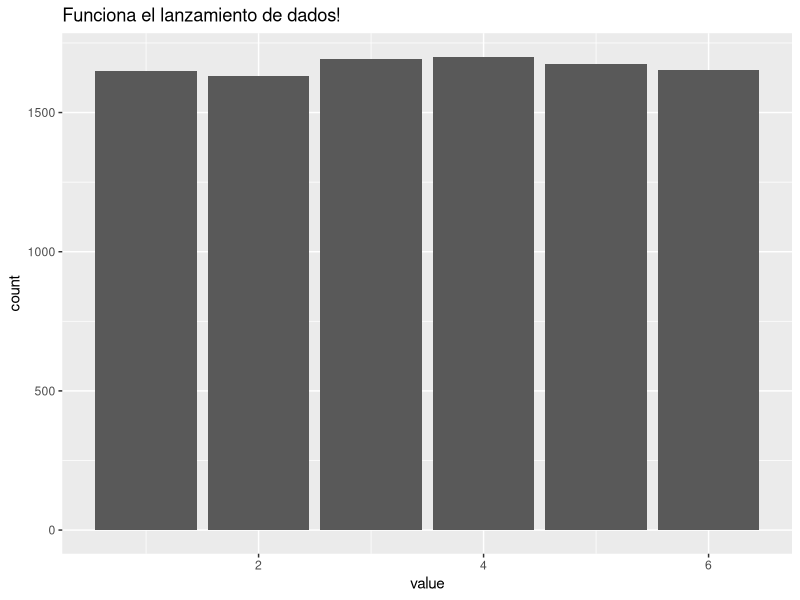
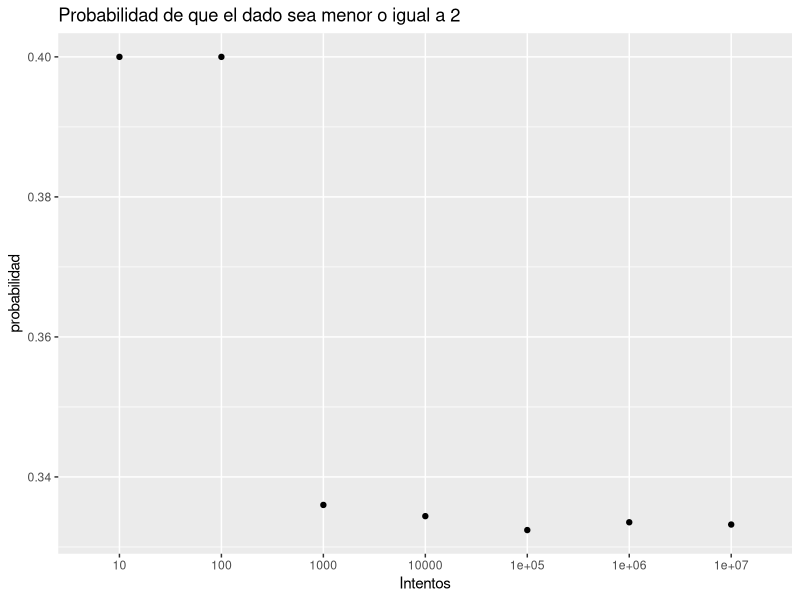
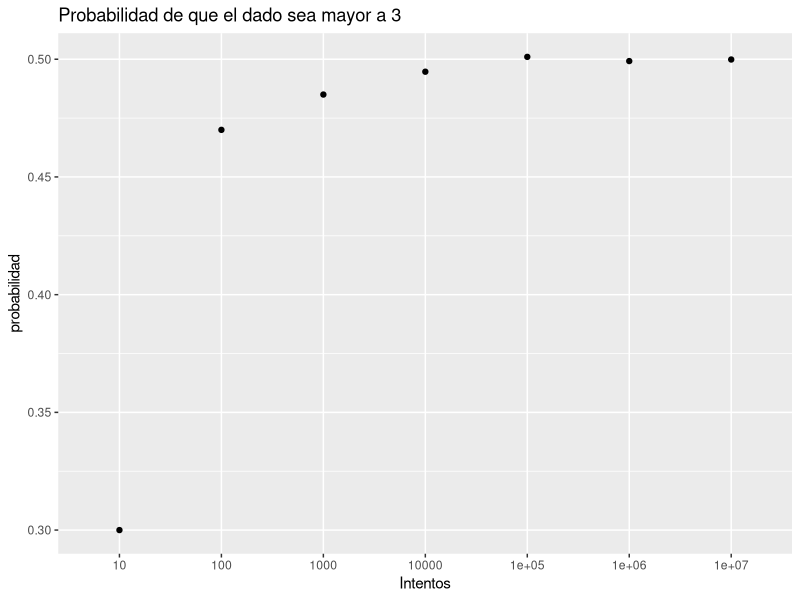
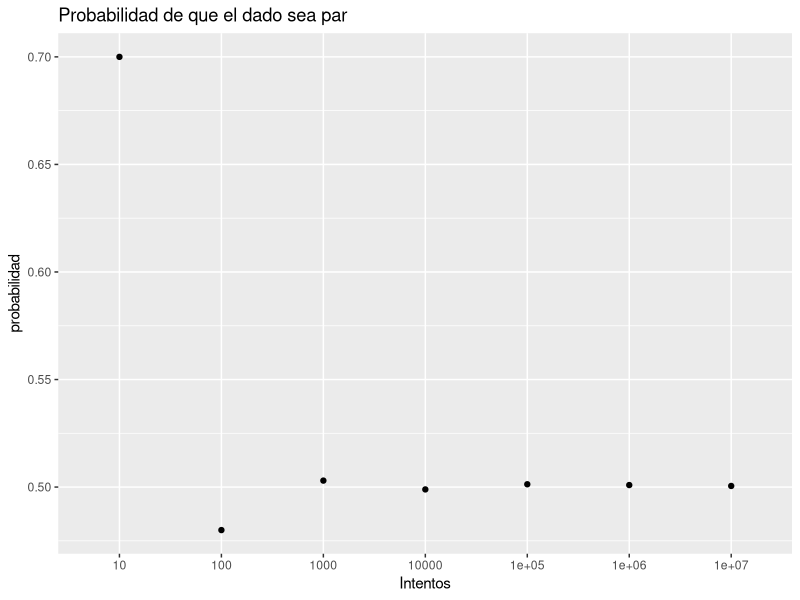

Reproduce these figures in R, in order. (Note: this script raises an error after producing the figures.)
## ---- chunk 1
knitr::opts_chunk$set(echo = TRUE)

library(ggplot2)
library(dplyr)
library(purrr)
library(tidyr)
library(MASS)
## ---- chunk 2
lanzamiento_dados <- function(n) {
  out <- sample(1:6, n, replace = T) %>% 
    as_tibble() %>% 
    mutate(try = n)
  return(out)
}
## ---- chunk 3
lanzamiento_dados(10000) %>% 
  ggplot(aes(value)) +
  geom_bar() +
  labs(title = "Funciona el lanzamiento de dados!")
## ---- chunk 4
n <- 1000
dados <- lanzamiento_dados(n)

p_A <- dados %>% 
  filter(value <= 2) %>% 
  group_by(try) %>% 
  summarise(frec = n()) %>% 
  mutate(probabilidad = frec/n)
## ---- chunk 5
n <- c(10, 100, 1000, 10000, 100000, 1000000, 10000000)

map_dfr(n, lanzamiento_dados) %>% 
  group_by(try) %>% 
  filter(value <= 2) %>% 
  summarise(frec = n()) %>% 
  mutate(probabilidad = frec/try) %>% 
  ggplot(aes(factor(try), probabilidad)) +
  geom_point() +
  labs(title = "Probabilidad de que el dado sea menor o igual a 2",
       x = "Intentos")
## ---- chunk 6
n <- 1000
dados <- lanzamiento_dados(n)

p_B <- dados %>% 
  filter(value > 3) %>% 
  group_by(try) %>% 
  summarise(frec = n()) %>% 
  mutate(probabilidad = frec/try)
## ---- chunk 7
n <- c(10, 100, 1000, 10000, 100000, 1000000, 10000000)

map_dfr(n, lanzamiento_dados) %>% 
  group_by(try) %>% 
  filter(value > 3) %>% 
  summarise(frec = n()) %>% 
  mutate(probabilidad = frec/try) %>% 
  ggplot(aes(factor(try), probabilidad)) +
  geom_point() +
  labs(title = "Probabilidad de que el dado sea mayor a 3",
       x = "Intentos")
## ---- chunk 8
n <- 1000
dados <- lanzamiento_dados(n)

p_C <- dados %>% 
  filter((value %% 2 ) == 0) %>% 
  group_by(try) %>% 
  summarise(frec = n()) %>% 
  mutate(probabilidad = frec/try)
## ---- chunk 9
n <- c(10, 100, 1000, 10000, 100000, 1000000, 10000000)

map_dfr(n, lanzamiento_dados) %>% 
  group_by(try) %>% 
  filter((value %% 2 ) == 0) %>% 
  summarise(frec = n()) %>% 
  mutate(probabilidad = frec/try) %>% 
  ggplot(aes(factor(try), probabilidad)) +
  geom_point() +
  labs(title = "Probabilidad de que el dado sea par",
       x = "Intentos")
## ---- chunk 10
n <- 1000
dados <- lanzamiento_dados(n)

p_AB <- dados %>% 
  filter(value <= 2 & value > 3) %>% 
  group_by(try) %>% 
  summarise(frec = n()) %>% 
  mutate(probabilidad = frec/try)
## ---- chunk 11
n <- 1000
dados <- lanzamiento_dados(n)

p_BC <- dados %>% 
  filter(value > 3 | (value %% 2) == 0) %>% 
  group_by(try) %>% 
  summarise(frec = n()) %>% 
  mutate(probabilidad = frec/try)
## ---- chunk 12
n <- seq(1:100)
set.seed(1234)

mean_var <- function(n) {
  muestra <- rnorm(n, mean = 5, sd = 2)
  media <- mean(muestra)
  var <- var(muestra)
  tibble(n, media, var)
}

dist <- map_dfr(n, mean_var) %>% 
  pivot_longer(cols = c("media", "var"), "estadistico")
  

dist %>% 
  ggplot(aes(n, value)) +
  geom_line(aes(color = estadistico))
## ---- chunk 13
dist %>% 
  ggplot(aes(value)) +
  geom_histogram() +
  facet_wrap(~estadistico)
## ---- chunk 14
pdf_norm <- function(n, mu, sigma){
  x <- seq(-10, 10, length.out = n)
  # p <- (1 / sigma*sqrt(2*pi))*exp(-((x - mu)^2)/2*sigma^2)
  p <- dnorm(x, mu, sigma)
  out <- data.frame(p,
                    x,
                    mu = mu,
                    sd = sigma)
  }
## ---- chunk 15
medias <- c(-2, 1)
sd <- c(sqrt(2), 1)

args <- list(mu = medias, sigma = sd)

dist <- pmap_dfr(args, pdf_norm, n = 101) %>% 
  mutate(dist = case_when(mu == -2 ~ "p(x)",
                          mu == 1 ~ "p(y|x)"))

dist %>% 
  ggplot(aes(x, p)) +
  geom_line(aes(color = dist))

## ---- chunk 16
dx <- 0.1980198
p_x <- as.vector(select(filter(dist,  dist == "p(x)"), p))
p_yx <- as.vector(select(filter(dist,  dist == "p(y|x)"), p))

p_y <- sum(p_x*p_yx)*dx

p_xy <- data.frame(p = (p_x*p_yx)/p_y,
                   x = select(filter(dist, dist == "p(x)"), x),
                   mu = NA,
                   sd = NA,
                   dist = "p(x|y)")
dist <- rbind(dist, p_xy)

dist %>% 
  ggplot(aes(x, p)) +
  geom_line(aes(color = dist))
## ---- chunk 17
q <- matrix(c(4, 2, -1, 2, 4, 0, -1, 0, 2), ncol = 3)
medias <- c(0, 0, 0)

x <- as.data.frame(mvrnorm(100, medias, q))

ggplot(x, aes(V2, V3)) +
  geom_point()
## ---- chunk 18
q <- diag(3)

x <- as.data.frame(mvrnorm(100000, medias, q))

cor(x)
